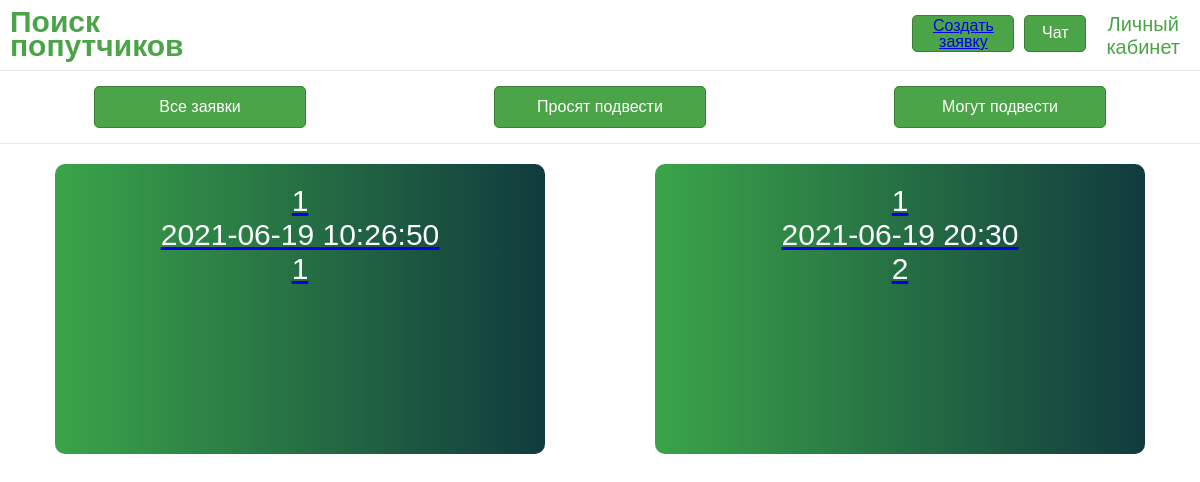
Page /main (signed in) on the earlier database version.
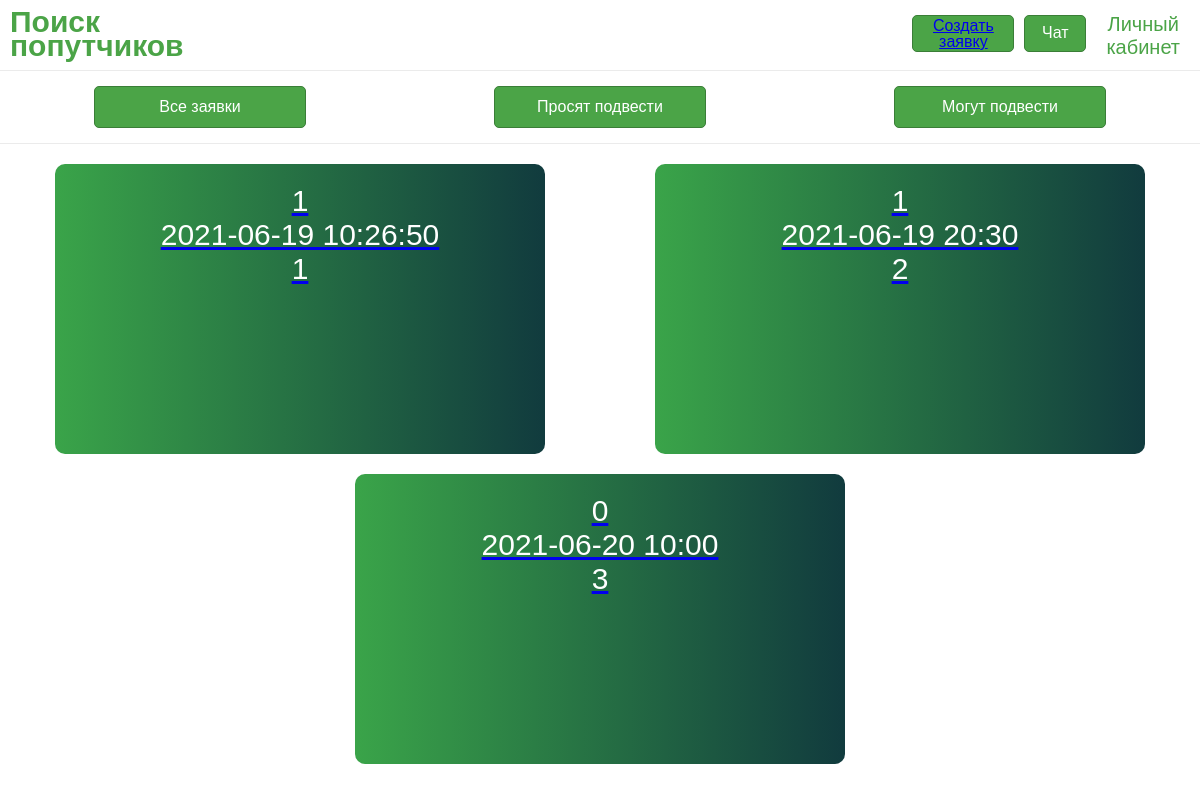
Same page on the later database version.
### tables this page shows
CREATE TABLE posts (
    id INTEGER PRIMARY KEY AUTOINCREMENT,
    isDriver BOOLEAN,
    isType TEXT,
    idPerson INTEGER,
    idBeginPoint TEXT,
    idEndPoint TEXT,
    time DATETIME DEFAULT CURRENT_TIMESTAMP,
    text TEXT,
    FOREIGN KEY (idPerson) REFERENCES persons (id) 
     
);

### view.py (the view)
@app.route('/main')
def main():
    if 'userLogged' in session:
        return render_template('main.html', posts=db.get_posts())
    return redirect(url_for('index'))

### db/database.py (called while the page is built)
    def get_db_connection(self):
        conn = sqlite3.connect(self.database_name)
        conn.row_factory = sqlite3.Row
        return conn

    def get_posts(self):
        with self.get_db_connection() as conn:
            posts = conn.execute(POSTS_QUERY).fetchall()
        return posts

### templates/main.html (shortened to what this page needs)
{% extends 'base.html' %}
{% block content %}
    <div class="container-2">
        {% for post in posts %}
            <a href="{{ url_for('about', id=post.id)}}" target="_blank">
                <div class="type-1">
                    <div class="text-in-card">{{ post.isDriver }}</div>
                    <div class="text-in-card">{{ post.time }}</div>
                    <div class="text-in-card">{{ post.id }}</div>
                </div>
            </a>
        {% endfor %}
    </div>
{% endblock %}

### templates/base.html (shortened to what this page needs)
<!DOCTYPE html>
<html>
    <head>
        <link href="/static/style.css" rel="stylesheet" type="text/css" />
    </head>
    <body>
        <div id = "wrap">
            <header>
                <h1 class = "title"><a href=" {{ url_for('main') }} ">Поиск<br> попутчиков</a></h1>
                <div class="container-1">
                    <div class="create_request_button"><div id="text_button2" ><a href=" {{ url_for('addpost') }} ">Создать заявку</a></div></div>
                    <div class="chat"><div id="text_button1" >Чат</div></div>
                    <div class="account"><a href=" {{ url_for('users.log_out') }} ">Личный<br>кабинет</a></div>
                </div>
            </header>
            <nav>
                <div class="menu">
                    <div class="filter_name">Все заявки</div>
                    <div class="filter_name">Просят подвести</div>
                    <div class="filter_name">Могут подвести</div>
                </div>
            </nav>
        </div>
        <main>
            {% block content %}
            {% endblock %}
        </main>
  </body>
</html>

### static/style.css (style rules this page uses)
* { margin: 0; padding: 0; }
header { width: 100%; background: white; border-bottom: 1px solid rgba(59, 61, 61, 0.1); height: 70px; display: flex; justify-content: space-between; }
body { background: white; }
.container-1 { color: rgb(75,164,71); display: flex; justify-content: flex-end; flex: 1; }
.create_request_button { color: white; font-family: 'Franklin Gothic Medium', 'Arial Narrow', Arial, sans-serif; font-stretch: ultra-condensed; background: rgb(75,164,71); border-radius: 5px; border-color: rgb(58, 126, 55); border-style: solid; border-width: 1px; min-height: 35px; min-width: 100px; max-height: 35px; max-width: 100px; margin-top: 15px; margin-right: 10px; transition: .4s; line-height: 1; }
#text_button1 { text-align: center; margin: 8px; }
#text_button2 { text-align: center; margin: 2px; }
.chat { color: white; font-family: 'Franklin Gothic Medium', 'Arial Narrow', Arial, sans-serif; font-stretch: ultra-condensed; background: rgb(75,164,71); border-radius: 5px; border-color: rgb(58, 126, 55); border-style: solid; border-width: 1px; min-height: 35px; min-width: 60px; max-height: 35px; max-width: 60px; margin-top: 15px; transition: .4s; }
.account { font-family: 'Franklin Gothic Medium', 'Arial Narrow', Arial, sans-serif; text-align: center; font-size: 20px; color: rgb(75,164,71); margin-top: 13px; margin-left: 20px; margin-right: 20px; margin-bottom: 25px; transition: .4s; }
.account > a { text-decoration: none; display: inline-block; height: 100%; width: 100%; color: inherit; }
.title { font-size: 30px; font-family: 'Franklin Gothic Medium', 'Arial Narrow', Arial, sans-serif; color:rgb(75,164,71); font-stretch: ultra-condensed; line-height: 0.8; margin: 5px; padding: 5px; text-align: left; flex: 3; }
.title > a { text-decoration: none; display: inline-block; height: 100%; color: inherit; }
body, .menu { margin: 0; padding: 0; }
.menu, .menu .filter_name { display: -webkit-box; display: -ms-flexbox; display: flex; justify-content: space-around; width: 100%; }
.menu { text-align: center; -webkit-box-orient: horizontal; -webkit-box-direction: normal; -ms-flex-direction: row; flex-direction: row; border-bottom: 1px solid rgba(59, 61, 61, 0.1); width: 100%; }
.filter_name { min-height: 30px; min-width: 50px; max-height: 30px; max-width: 200px; text-decoration: none; color: white; font-family: 'Franklin Gothic Medium', 'Arial Narrow', Arial, sans-serif; font-stretch: ultra-condensed; background: rgb(75,164,71); border-radius: 5px; border-color: rgb(58, 126, 55); border-style: solid; border-width: 1px; -webkit-box-align: center; -ms-flex-align: center; align-items: center; -webkit-box-pack: center; -ms-flex-pack: center; justify-content: center; transition: .4s; margin: 15px; padding: 5px; }
.container-2 { display: flex; justify-content: space-around; flex-wrap: wrap; }
.container-2 .type-1 { margin-top: 20px; margin-left: 20px; margin-right: 20px; padding: 20px; height: 250px; width: 450px; left: 0; bottom: 0px; border-radius: 10px; background-image: linear-gradient(to right, rgb(58,164,73), rgb(17,59,62)); cursor: pointer; position: relative; }
.text-in-card { color: white; font-family: 'Franklin Gothic Medium', 'Arial Narrow', Arial, sans-serif; text-align: center; font-size: 30px; }

Differences in the rows shown:
added posts: isDriver "0", time "2021-06-20 10:00", id "3"
